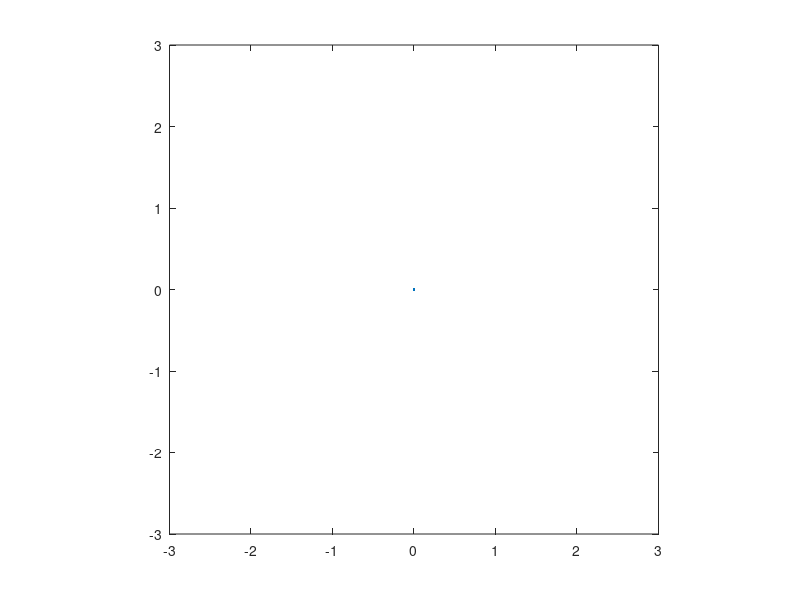

The MATLAB source for this figure: (Note: this script raises an error after producing the figure.)
plot(0,0);
hold on;
axis([-3 3 -3 3]);
axis equal;
output=h;
for i=1:20:size(output,1)
    plotVehicle(output(i,:));
    pause(0.01);
end;

